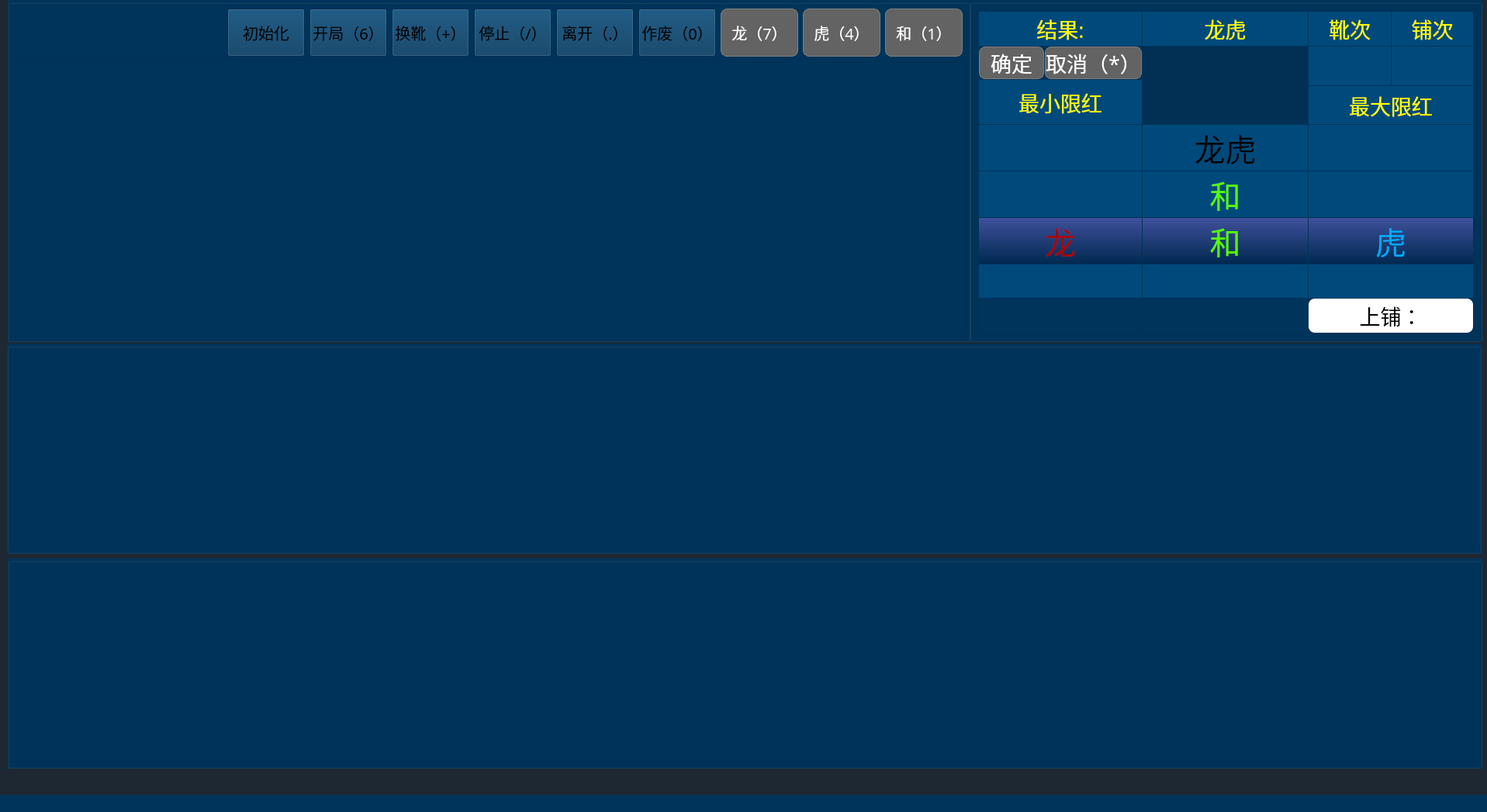
<?xml version="1.0" encoding="UTF-8"?>
<ui version="4.0">
 <class>MainWindow</class>
 <widget class="QMainWindow" name="MainWindow">
  <property name="geometry">
   <rect>
    <x>0</x>
    <y>0</y>
    <width>1917</width>
    <height>1047</height>
   </rect>
  </property>
  <property name="windowTitle">
   <string>MainWindow</string>
  </property>
  <property name="styleSheet">
   <string notr="true">background-color: rgb(0, 52, 91);</string>
  </property>
  <widget class="QWidget" name="centralwidget">
   <property name="styleSheet">
    <string notr="true">background-color: rgb(30, 40, 50);</string>
   </property>
   <widget class="QGroupBox" name="groupBox_3">
    <property name="geometry">
     <rect>
      <x>9</x>
      <y>443</y>
      <width>1901</width>
      <height>271</height>
     </rect>
    </property>
    <property name="styleSheet">
     <string notr="true">background-color: rgb(0, 52, 91);
</string>
    </property>
    <property name="title">
     <string/>
    </property>
    <layout class="QVBoxLayout" name="verticalLayout_4">
     <item>
      <layout class="QGridLayout" name="gridLayout_4">
       <property name="spacing">
        <number>1</number>
       </property>
      </layout>
     </item>
    </layout>
   </widget>
   <widget class="QGroupBox" name="groupBox_4">
    <property name="geometry">
     <rect>
      <x>10</x>
      <y>720</y>
      <width>1901</width>
      <height>271</height>
     </rect>
    </property>
    <property name="styleSheet">
     <string notr="true">background-color: rgb(0, 52, 91);
</string>
    </property>
    <property name="title">
     <string/>
    </property>
    <layout class="QVBoxLayout" name="verticalLayout_5">
     <item>
      <layout class="QGridLayout" name="gridLayout_5">
       <property name="spacing">
        <number>1</number>
       </property>
      </layout>
     </item>
    </layout>
   </widget>
   <widget class="QGroupBox" name="groupBox_2">
    <property name="geometry">
     <rect>
      <x>1250</x>
      <y>0</y>
      <width>661</width>
      <height>441</height>
     </rect>
    </property>
    <property name="styleSheet">
     <string notr="true">background-color: rgb(0, 52, 91);</string>
    </property>
    <property name="title">
     <string/>
    </property>
    <layout class="QVBoxLayout" name="verticalLayout_3">
     <item>
      <layout class="QGridLayout" name="gridLayout">
       <property name="spacing">
        <number>1</number>
       </property>
       <item row="5" column="3">
        <widget class="QLabel" name="label_score_tiger">
         <property name="font">
          <font>
           <family>方正粗黑宋简体</family>
           <pointsize>20</pointsize>
          </font>
         </property>
         <property name="styleSheet">
          <string notr="true">background-color: rgb(0, 74, 123);
color: rgb(255, 255, 255);</string>
         </property>
         <property name="text">
          <string/>
         </property>
         <property name="alignment">
          <set>Qt::AlignCenter</set>
         </property>
        </widget>
       </item>
       <item row="3" column="3">
        <widget class="QLabel" name="label_tieMaxLimit">
         <property name="font">
          <font>
           <family>方正粗黑宋简体</family>
           <pointsize>30</pointsize>
          </font>
         </property>
         <property name="styleSheet">
          <string notr="true">background-color: rgb(0, 74, 123);
color: rgb(255, 255, 255);</string>
         </property>
         <property name="text">
          <string/>
         </property>
         <property name="alignment">
          <set>Qt::AlignCenter</set>
         </property>
        </widget>
       </item>
       <item row="4" column="2">
        <widget class="QLabel" name="label_same_score">
         <property name="font">
          <font>
           <family>方正粗黑宋简体</family>
           <pointsize>30</pointsize>
          </font>
         </property>
         <property name="styleSheet">
          <string notr="true">background-color: qlineargradient(spread:pad, x1:0, y1:1, x2:0, y2:0, stop:0 rgba(0, 41, 80, 255), stop:1 rgba(63, 80, 155, 255));
color: rgb(85, 255, 0);</string>
         </property>
         <property name="text">
          <string>和</string>
         </property>
         <property name="alignment">
          <set>Qt::AlignCenter</set>
         </property>
        </widget>
       </item>
       <item row="2" column="1">
        <widget class="QLabel" name="label_minLimit">
         <property name="minimumSize">
          <size>
           <width>0</width>
           <height>0</height>
          </size>
         </property>
         <property name="font">
          <font>
           <family>方正粗黑宋简体</family>
           <pointsize>30</pointsize>
          </font>
         </property>
         <property name="styleSheet">
          <string notr="true">background-color: rgb(0, 74, 123);
color: rgb(255, 255, 255);</string>
         </property>
         <property name="text">
          <string/>
         </property>
         <property name="alignment">
          <set>Qt::AlignCenter</set>
         </property>
        </widget>
       </item>
       <item row="1" column="1">
        <layout class="QVBoxLayout" name="verticalLayout_9">
         <item>
          <layout class="QHBoxLayout" name="horizontalLayout_16">
           <item>
            <widget class="QPushButton" name="pu_enter">
             <property name="enabled">
              <bool>false</bool>
             </property>
             <property name="font">
              <font>
               <family>方正粗黑宋简体</family>
               <pointsize>20</pointsize>
              </font>
             </property>
             <property name="styleSheet">
              <string notr="true">QPushButton{color: rgb(255, 255, 255);background:rgb(60, 160, 74);border:1px solid grey; border-radius: 8px;}
QPushButton:hover{border-color:rgb(139,170,105)}
QPushButton:pressed{border-color:gray;background-color: rgb(39, 78, 55);}
QPushButton:disabled{border-color:gray;background-color: rgb(99, 99, 99);
}</string>
             </property>
             <property name="text">
              <string>确定</string>
             </property>
            </widget>
           </item>
           <item>
            <widget class="QPushButton" name="pu_cancel">
             <property name="enabled">
              <bool>false</bool>
             </property>
             <property name="font">
              <font>
               <family>方正粗黑宋简体</family>
               <pointsize>20</pointsize>
              </font>
             </property>
             <property name="cursor">
              <cursorShape>ArrowCursor</cursorShape>
             </property>
             <property name="styleSheet">
              <string notr="true">QPushButton{color: rgb(255, 255, 255);background:rgb(60, 160, 74);border:1px solid grey; border-radius: 8px;}
QPushButton:hover{border-color:rgb(139,170,105)}
QPushButton:pressed{border-color:gray;background-color: rgb(39, 78, 55);}
QPushButton:disabled{border-color:gray;background-color: rgb(99, 99, 99);
}</string>
             </property>
             <property name="text">
              <string>取消（*）</string>
             </property>
            </widget>
           </item>
          </layout>
         </item>
         <item>
          <widget class="QLabel" name="label_min_red">
           <property name="minimumSize">
            <size>
             <width>200</width>
             <height>0</height>
            </size>
           </property>
           <property name="maximumSize">
            <size>
             <width>210</width>
             <height>16777215</height>
            </size>
           </property>
           <property name="font">
            <font>
             <family>方正粗黑宋简体</family>
             <pointsize>20</pointsize>
            </font>
           </property>
           <property name="styleSheet">
            <string notr="true">background-color: rgb(0, 74, 123);
color: rgb(255, 255, 0);</string>
           </property>
           <property name="text">
            <string>最小限红</string>
           </property>
           <property name="alignment">
            <set>Qt::AlignCenter</set>
           </property>
          </widget>
         </item>
        </layout>
       </item>
       <item row="6" column="3">
        <widget class="QLabel" name="label_up_pave">
         <property name="minimumSize">
          <size>
           <width>0</width>
           <height>0</height>
          </size>
         </property>
         <property name="font">
          <font>
           <family>方正粗黑宋简体</family>
           <pointsize>20</pointsize>
          </font>
         </property>
         <property name="styleSheet">
          <string notr="true">background-color: rgb(255, 255, 255);
border-radius: 8px;</string>
         </property>
         <property name="text">
          <string>上铺：</string>
         </property>
         <property name="alignment">
          <set>Qt::AlignCenter</set>
         </property>
        </widget>
       </item>
       <item row="4" column="1">
        <widget class="QLabel" name="label_long_score">
         <property name="font">
          <font>
           <family>方正粗黑宋简体</family>
           <pointsize>30</pointsize>
          </font>
         </property>
         <property name="whatsThis">
          <string>&lt;html&gt;&lt;head/&gt;&lt;body&gt;&lt;p&gt;&lt;span style=&quot; color:#aa0000;&quot;&gt;龙&lt;/span&gt;&lt;/p&gt;&lt;/body&gt;&lt;/html&gt;</string>
         </property>
         <property name="styleSheet">
          <string notr="true">background-color: qlineargradient(spread:pad, x1:0, y1:1, x2:0, y2:0, stop:0 rgba(0, 41, 80, 255), stop:1 rgba(63, 80, 155, 255));
color: rgb(170, 0, 0);</string>
         </property>
         <property name="text">
          <string>龙</string>
         </property>
         <property name="alignment">
          <set>Qt::AlignCenter</set>
         </property>
        </widget>
       </item>
       <item row="5" column="1">
        <widget class="QLabel" name="label_score_long">
         <property name="font">
          <font>
           <family>方正粗黑宋简体</family>
           <pointsize>20</pointsize>
          </font>
         </property>
         <property name="styleSheet">
          <string notr="true">background-color: rgb(0, 74, 123);
color: rgb(255, 255, 255);</string>
         </property>
         <property name="text">
          <string/>
         </property>
         <property name="alignment">
          <set>Qt::AlignCenter</set>
         </property>
        </widget>
       </item>
       <item row="3" column="2">
        <widget class="QLabel" name="label_same">
         <property name="font">
          <font>
           <family>方正粗黑宋简体</family>
           <pointsize>30</pointsize>
          </font>
         </property>
         <property name="styleSheet">
          <string notr="true">background-color: rgb(0, 74, 123);
color: rgb(85, 255, 0);</string>
         </property>
         <property name="text">
          <string>和</string>
         </property>
         <property name="alignment">
          <set>Qt::AlignCenter</set>
         </property>
        </widget>
       </item>
       <item row="3" column="1">
        <widget class="QLabel" name="label_tieMinLimit">
         <property name="font">
          <font>
           <family>方正粗黑宋简体</family>
           <pointsize>30</pointsize>
          </font>
         </property>
         <property name="styleSheet">
          <string notr="true">background-color: rgb(0, 74, 123);
color: rgb(255, 255, 255);</string>
         </property>
         <property name="text">
          <string/>
         </property>
         <property name="alignment">
          <set>Qt::AlignCenter</set>
         </property>
        </widget>
       </item>
       <item row="6" column="1">
        <widget class="QLabel" name="label_142">
         <property name="font">
          <font>
           <family>方正粗黑宋简体</family>
           <pointsize>20</pointsize>
          </font>
         </property>
         <property name="styleSheet">
          <string notr="true">border-radius: 8px;
border-image: url(:/result/long_ask_way.png);</string>
         </property>
         <property name="text">
          <string/>
         </property>
         <property name="alignment">
          <set>Qt::AlignCenter</set>
         </property>
        </widget>
       </item>
       <item row="1" column="2">
        <widget class="QLabel" name="label_VIP_level">
         <property name="minimumSize">
          <size>
           <width>210</width>
           <height>100</height>
          </size>
         </property>
         <property name="font">
          <font>
           <family>方正粗黑宋简体</family>
           <pointsize>20</pointsize>
          </font>
         </property>
         <property name="styleSheet">
          <string notr="true">background-color: rgb(2, 48, 84);
color: rgb(255, 255, 0);</string>
         </property>
         <property name="text">
          <string/>
         </property>
         <property name="alignment">
          <set>Qt::AlignCenter</set>
         </property>
        </widget>
       </item>
       <item row="4" column="3">
        <widget class="QLabel" name="label_tiger_score">
         <property name="font">
          <font>
           <family>方正粗黑宋简体</family>
           <pointsize>30</pointsize>
          </font>
         </property>
         <property name="styleSheet">
          <string notr="true">background-color: qlineargradient(spread:pad, x1:0, y1:1, x2:0, y2:0, stop:0 rgba(0, 41, 80, 255), stop:1 rgba(63, 80, 155, 255));
color: rgb(0, 170, 255);</string>
         </property>
         <property name="text">
          <string>虎</string>
         </property>
         <property name="alignment">
          <set>Qt::AlignCenter</set>
         </property>
        </widget>
       </item>
       <item row="2" column="2">
        <widget class="QLabel" name="label_126">
         <property name="minimumSize">
          <size>
           <width>0</width>
           <height>0</height>
          </size>
         </property>
         <property name="font">
          <font>
           <family>方正粗黑宋简体</family>
           <pointsize>30</pointsize>
          </font>
         </property>
         <property name="styleSheet">
          <string notr="true">background-color: rgb(0, 74, 123);</string>
         </property>
         <property name="text">
          <string>龙虎</string>
         </property>
         <property name="alignment">
          <set>Qt::AlignCenter</set>
         </property>
        </widget>
       </item>
       <item row="5" column="2">
        <widget class="QLabel" name="label_score_same">
         <property name="font">
          <font>
           <family>方正粗黑宋简体</family>
           <pointsize>20</pointsize>
          </font>
         </property>
         <property name="styleSheet">
          <string notr="true">background-color: rgb(0, 74, 123);
color: rgb(255, 255, 255);</string>
         </property>
         <property name="text">
          <string/>
         </property>
         <property name="alignment">
          <set>Qt::AlignCenter</set>
         </property>
        </widget>
       </item>
       <item row="6" column="2">
        <widget class="QLabel" name="label_143">
         <property name="minimumSize">
          <size>
           <width>0</width>
           <height>0</height>
          </size>
         </property>
         <property name="font">
          <font>
           <family>方正粗黑宋简体</family>
           <pointsize>20</pointsize>
          </font>
         </property>
         <property name="styleSheet">
          <string notr="true">border-image: url(:/result/tiger_ask_way.png);
border-radius: 8px;</string>
         </property>
         <property name="text">
          <string/>
         </property>
         <property name="alignment">
          <set>Qt::AlignCenter</set>
         </property>
        </widget>
       </item>
       <item row="2" column="3">
        <widget class="QLabel" name="label_maxLimit">
         <property name="font">
          <font>
           <family>方正粗黑宋简体</family>
           <pointsize>30</pointsize>
          </font>
         </property>
         <property name="styleSheet">
          <string notr="true">background-color: rgb(0, 74, 123);
color: rgb(255, 255, 255);</string>
         </property>
         <property name="text">
          <string/>
         </property>
         <property name="alignment">
          <set>Qt::AlignCenter</set>
         </property>
        </widget>
       </item>
       <item row="1" column="3">
        <layout class="QVBoxLayout" name="verticalLayout_10">
         <item>
          <layout class="QHBoxLayout" name="horizontalLayout_17">
           <item>
            <widget class="QLabel" name="label_xues">
             <property name="font">
              <font>
               <family>方正粗黑宋简体</family>
               <pointsize>20</pointsize>
              </font>
             </property>
             <property name="styleSheet">
              <string notr="true">background-color: rgb(0, 74, 123);</string>
             </property>
             <property name="text">
              <string/>
             </property>
             <property name="alignment">
              <set>Qt::AlignCenter</set>
             </property>
            </widget>
           </item>
           <item>
            <widget class="QLabel" name="label_pus">
             <property name="font">
              <font>
               <family>方正粗黑宋简体</family>
               <pointsize>20</pointsize>
              </font>
             </property>
             <property name="styleSheet">
              <string notr="true">background-color: rgb(0, 74, 123);</string>
             </property>
             <property name="text">
              <string/>
             </property>
             <property name="alignment">
              <set>Qt::AlignCenter</set>
             </property>
            </widget>
           </item>
          </layout>
         </item>
         <item>
          <widget class="QLabel" name="label_max_red">
           <property name="minimumSize">
            <size>
             <width>210</width>
             <height>0</height>
            </size>
           </property>
           <property name="font">
            <font>
             <family>方正粗黑宋简体</family>
             <pointsize>20</pointsize>
            </font>
           </property>
           <property name="styleSheet">
            <string notr="true">background-color: rgb(0, 74, 123);
color: rgb(255, 255, 0);</string>
           </property>
           <property name="text">
            <string>最大限红</string>
           </property>
           <property name="alignment">
            <set>Qt::AlignCenter</set>
           </property>
          </widget>
         </item>
        </layout>
       </item>
       <item row="0" column="3">
        <layout class="QHBoxLayout" name="horizontalLayout_19">
         <item>
          <widget class="QLabel" name="label_times_xue">
           <property name="font">
            <font>
             <family>方正粗黑宋简体</family>
             <pointsize>20</pointsize>
            </font>
           </property>
           <property name="styleSheet">
            <string notr="true">background-color: rgb(0, 74, 123);
color: rgb(255, 255, 0);</string>
           </property>
           <property name="text">
            <string>靴次</string>
           </property>
           <property name="alignment">
            <set>Qt::AlignCenter</set>
           </property>
          </widget>
         </item>
         <item>
          <widget class="QLabel" name="label_times_pu">
           <property name="font">
            <font>
             <family>方正粗黑宋简体</family>
             <pointsize>20</pointsize>
            </font>
           </property>
           <property name="styleSheet">
            <string notr="true">background-color: rgb(0, 74, 123);
color: rgb(255, 255, 0);</string>
           </property>
           <property name="text">
            <string>铺次</string>
           </property>
           <property name="alignment">
            <set>Qt::AlignCenter</set>
           </property>
          </widget>
         </item>
        </layout>
       </item>
       <item row="0" column="2">
        <widget class="QLabel" name="label_longTiger">
         <property name="font">
          <font>
           <family>方正粗黑宋简体</family>
           <pointsize>20</pointsize>
          </font>
         </property>
         <property name="styleSheet">
          <string notr="true">background-color: rgb(0, 74, 123);
color: rgb(255, 255, 0);</string>
         </property>
         <property name="text">
          <string>龙虎</string>
         </property>
         <property name="alignment">
          <set>Qt::AlignCenter</set>
         </property>
        </widget>
       </item>
       <item row="0" column="1">
        <widget class="QLabel" name="label_result">
         <property name="font">
          <font>
           <family>方正粗黑宋简体</family>
           <pointsize>20</pointsize>
          </font>
         </property>
         <property name="styleSheet">
          <string notr="true">background-color: rgb(0, 74, 123);
color: rgb(255, 255, 0);</string>
         </property>
         <property name="text">
          <string>结果:</string>
         </property>
         <property name="alignment">
          <set>Qt::AlignCenter</set>
         </property>
        </widget>
       </item>
      </layout>
     </item>
    </layout>
   </widget>
   <widget class="QWidget" name="layoutWidget">
    <property name="geometry">
     <rect>
      <x>10</x>
      <y>0</y>
      <width>1241</width>
      <height>441</height>
     </rect>
    </property>
    <layout class="QVBoxLayout" name="verticalLayout">
     <item>
      <widget class="QGroupBox" name="groupBox">
       <property name="styleSheet">
        <string notr="true">background-color: rgb(0, 52, 91);</string>
       </property>
       <property name="title">
        <string/>
       </property>
       <widget class="QWidget" name="layoutWidget">
        <property name="geometry">
         <rect>
          <x>10</x>
          <y>80</y>
          <width>1221</width>
          <height>351</height>
         </rect>
        </property>
        <layout class="QGridLayout" name="gridLayout_2">
         <property name="spacing">
          <number>1</number>
         </property>
        </layout>
       </widget>
       <widget class="QWidget" name="layoutWidget">
        <property name="geometry">
         <rect>
          <x>10</x>
          <y>10</y>
          <width>1221</width>
          <height>64</height>
         </rect>
        </property>
        <layout class="QHBoxLayout" name="horizontalLayout">
         <property name="sizeConstraint">
          <enum>QLayout::SetMinimumSize</enum>
         </property>
         <property name="topMargin">
          <number>0</number>
         </property>
         <item>
          <spacer name="horizontalSpacer">
           <property name="orientation">
            <enum>Qt::Horizontal</enum>
           </property>
           <property name="sizeHint" stdset="0">
            <size>
             <width>40</width>
             <height>20</height>
            </size>
           </property>
          </spacer>
         </item>
         <item>
          <widget class="QPushButton" name="pu_init">
           <property name="enabled">
            <bool>false</bool>
           </property>
           <property name="minimumSize">
            <size>
             <width>100</width>
             <height>62</height>
            </size>
           </property>
           <property name="font">
            <font>
             <family>方正粗黑宋简体</family>
             <pointsize>15</pointsize>
            </font>
           </property>
           <property name="styleSheet">
            <string notr="true">QPushButton{color: rgb(0, 0, 0);background-image: url(:/result/pu_yellow.png);}
QPushButton:pressed{border-color:gray;background-image: url(:/result/pu_yellow_an.png);
}
QPushButton:disabled{border-color:gray;background-image: url(:/result/pu_yellow_an.png);
}</string>
           </property>
           <property name="text">
            <string>初始化</string>
           </property>
          </widget>
         </item>
         <item>
          <widget class="QPushButton" name="pu_start">
           <property name="enabled">
            <bool>false</bool>
           </property>
           <property name="minimumSize">
            <size>
             <width>100</width>
             <height>62</height>
            </size>
           </property>
           <property name="font">
            <font>
             <family>方正粗黑宋简体</family>
             <pointsize>15</pointsize>
            </font>
           </property>
           <property name="acceptDrops">
            <bool>true</bool>
           </property>
           <property name="styleSheet">
            <string notr="true">QPushButton{color: rgb(0, 0, 0);background-image: url(:/result/pu_yellow.png);}
QPushButton:pressed{border-color:gray;background-image: url(:/result/pu_yellow_an.png);
}
QPushButton:disabled{border-color:gray;background-image: url(:/result/pu_yellow_an.png);
}</string>
           </property>
           <property name="text">
            <string>开局（6）</string>
           </property>
          </widget>
         </item>
         <item>
          <widget class="QPushButton" name="pu_changeXue">
           <property name="enabled">
            <bool>false</bool>
           </property>
           <property name="minimumSize">
            <size>
             <width>100</width>
             <height>62</height>
            </size>
           </property>
           <property name="font">
            <font>
             <family>方正粗黑宋简体</family>
             <pointsize>15</pointsize>
            </font>
           </property>
           <property name="styleSheet">
            <string notr="true">QPushButton{color: rgb(0, 0, 0);background-image: url(:/result/pu_yellow.png);}
QPushButton:pressed{border-color:gray;background-image: url(:/result/pu_yellow_an.png);
}
QPushButton:disabled{border-color:gray;background-image: url(:/result/pu_yellow_an.png);
}</string>
           </property>
           <property name="text">
            <string>换靴（+）</string>
           </property>
          </widget>
         </item>
         <item>
          <widget class="QPushButton" name="pu_stop">
           <property name="enabled">
            <bool>false</bool>
           </property>
           <property name="minimumSize">
            <size>
             <width>100</width>
             <height>62</height>
            </size>
           </property>
           <property name="font">
            <font>
             <family>方正粗黑宋简体</family>
             <pointsize>15</pointsize>
            </font>
           </property>
           <property name="styleSheet">
            <string notr="true">QPushButton{color: rgb(0, 0, 0);background-image: url(:/result/pu_yellow.png);}
QPushButton:pressed{border-color:gray;background-image: url(:/result/pu_yellow_an.png);
}
QPushButton:disabled{border-color:gray;background-image: url(:/result/pu_yellow_an.png);
}</string>
           </property>
           <property name="text">
            <string>停止（/）</string>
           </property>
          </widget>
         </item>
         <item>
          <widget class="QPushButton" name="pu_leave">
           <property name="enabled">
            <bool>false</bool>
           </property>
           <property name="minimumSize">
            <size>
             <width>100</width>
             <height>62</height>
            </size>
           </property>
           <property name="font">
            <font>
             <family>方正粗黑宋简体</family>
             <pointsize>15</pointsize>
            </font>
           </property>
           <property name="styleSheet">
            <string notr="true">QPushButton{color: rgb(0, 0, 0);background-image: url(:/result/pu_yellow.png);}
QPushButton:pressed{border-color:gray;background-image: url(:/result/pu_yellow_an.png);
}
QPushButton:disabled{border-color:gray;background-image: url(:/result/pu_yellow_an.png);
}</string>
           </property>
           <property name="text">
            <string>离开（.）</string>
           </property>
          </widget>
         </item>
         <item>
          <widget class="QPushButton" name="pu_useless">
           <property name="enabled">
            <bool>false</bool>
           </property>
           <property name="minimumSize">
            <size>
             <width>100</width>
             <height>62</height>
            </size>
           </property>
           <property name="font">
            <font>
             <family>方正粗黑宋简体</family>
             <pointsize>15</pointsize>
            </font>
           </property>
           <property name="styleSheet">
            <string notr="true">QPushButton{color: rgb(0, 0, 0);background-image: url(:/result/pu_yellow.png);}
QPushButton:pressed{border-color:gray;background-image: url(:/result/pu_yellow_an.png);
}
QPushButton:disabled{border-color:gray;background-image: url(:/result/pu_yellow_an.png);
}</string>
           </property>
           <property name="text">
            <string>作废（0）</string>
           </property>
          </widget>
         </item>
         <item>
          <widget class="QPushButton" name="pu_long">
           <property name="enabled">
            <bool>false</bool>
           </property>
           <property name="minimumSize">
            <size>
             <width>100</width>
             <height>62</height>
            </size>
           </property>
           <property name="font">
            <font>
             <family>方正粗黑宋简体</family>
             <pointsize>15</pointsize>
            </font>
           </property>
           <property name="styleSheet">
            <string notr="true">QPushButton{color: rgb(255, 255, 255);background:rgb(180, 45, 55);border:1px solid grey; border-radius: 8px;}
QPushButton:hover{border-color:rgb(139,170,105)}
QPushButton:pressed{border-color:gray;background-color: rgb(114, 58, 62);}
QPushButton:disabled{border-color:gray;background-color: rgb(99, 99, 99);
}</string>
           </property>
           <property name="text">
            <string>龙（7）</string>
           </property>
          </widget>
         </item>
         <item>
          <widget class="QPushButton" name="pu_tiger">
           <property name="enabled">
            <bool>false</bool>
           </property>
           <property name="minimumSize">
            <size>
             <width>100</width>
             <height>62</height>
            </size>
           </property>
           <property name="palette">
            <palette>
             <active>
              <colorrole role="WindowText">
               <brush brushstyle="SolidPattern">
                <color alpha="255">
                 <red>255</red>
                 <green>255</green>
                 <blue>255</blue>
                </color>
               </brush>
              </colorrole>
              <colorrole role="Button">
               <brush brushstyle="SolidPattern">
                <color alpha="255">
                 <red>50</red>
                 <green>73</green>
                 <blue>138</blue>
                </color>
               </brush>
              </colorrole>
              <colorrole role="Text">
               <brush brushstyle="SolidPattern">
                <color alpha="255">
                 <red>255</red>
                 <green>255</green>
                 <blue>255</blue>
                </color>
               </brush>
              </colorrole>
              <colorrole role="ButtonText">
               <brush brushstyle="SolidPattern">
                <color alpha="255">
                 <red>255</red>
                 <green>255</green>
                 <blue>255</blue>
                </color>
               </brush>
              </colorrole>
              <colorrole role="Base">
               <brush brushstyle="SolidPattern">
                <color alpha="255">
                 <red>50</red>
                 <green>73</green>
                 <blue>138</blue>
                </color>
               </brush>
              </colorrole>
              <colorrole role="Window">
               <brush brushstyle="SolidPattern">
                <color alpha="255">
                 <red>50</red>
                 <green>73</green>
                 <blue>138</blue>
                </color>
               </brush>
              </colorrole>
              <colorrole role="PlaceholderText">
               <brush brushstyle="NoBrush">
                <color alpha="128">
                 <red>255</red>
                 <green>255</green>
                 <blue>255</blue>
                </color>
               </brush>
              </colorrole>
             </active>
             <inactive>
              <colorrole role="WindowText">
               <brush brushstyle="SolidPattern">
                <color alpha="255">
                 <red>255</red>
                 <green>255</green>
                 <blue>255</blue>
                </color>
               </brush>
              </colorrole>
              <colorrole role="Button">
               <brush brushstyle="SolidPattern">
                <color alpha="255">
                 <red>50</red>
                 <green>73</green>
                 <blue>138</blue>
                </color>
               </brush>
              </colorrole>
              <colorrole role="Text">
               <brush brushstyle="SolidPattern">
                <color alpha="255">
                 <red>255</red>
                 <green>255</green>
                 <blue>255</blue>
                </color>
               </brush>
              </colorrole>
              <colorrole role="ButtonText">
               <brush brushstyle="SolidPattern">
                <color alpha="255">
                 <red>255</red>
                 <green>255</green>
                 <blue>255</blue>
                </color>
               </brush>
              </colorrole>
              <colorrole role="Base">
               <brush brushstyle="SolidPattern">
                <color alpha="255">
                 <red>50</red>
                 <green>73</green>
                 <blue>138</blue>
                </color>
               </brush>
              </colorrole>
              <colorrole role="Window">
               <brush brushstyle="SolidPattern">
                <color alpha="255">
                 <red>50</red>
                 <green>73</green>
                 <blue>138</blue>
                </color>
               </brush>
              </colorrole>
              <colorrole role="PlaceholderText">
               <brush brushstyle="NoBrush">
                <color alpha="128">
                 <red>255</red>
                 <green>255</green>
                 <blue>255</blue>
                </color>
               </brush>
              </colorrole>
             </inactive>
             <disabled>
              <colorrole role="WindowText">
               <brush brushstyle="SolidPattern">
                <color alpha="255">
                 <red>255</red>
                 <green>255</green>
                 <blue>255</blue>
                </color>
               </brush>
              </colorrole>
              <colorrole role="Button">
               <brush brushstyle="SolidPattern">
                <color alpha="255">
                 <red>99</red>
                 <green>99</green>
                 <blue>99</blue>
                </color>
               </brush>
              </colorrole>
              <colorrole role="Text">
               <brush brushstyle="SolidPattern">
                <color alpha="255">
                 <red>255</red>
                 <green>255</green>
                 <blue>255</blue>
                </color>
               </brush>
              </colorrole>
              <colorrole role="ButtonText">
               <brush brushstyle="SolidPattern">
                <color alpha="255">
                 <red>255</red>
                 <green>255</green>
                 <blue>255</blue>
                </color>
               </brush>
              </colorrole>
              <colorrole role="Base">
               <brush brushstyle="SolidPattern">
                <color alpha="255">
                 <red>99</red>
                 <green>99</green>
                 <blue>99</blue>
                </color>
               </brush>
              </colorrole>
              <colorrole role="Window">
               <brush brushstyle="SolidPattern">
                <color alpha="255">
                 <red>99</red>
                 <green>99</green>
                 <blue>99</blue>
                </color>
               </brush>
              </colorrole>
              <colorrole role="PlaceholderText">
               <brush brushstyle="NoBrush">
                <color alpha="128">
                 <red>255</red>
                 <green>255</green>
                 <blue>255</blue>
                </color>
               </brush>
              </colorrole>
             </disabled>
            </palette>
           </property>
           <property name="font">
            <font>
             <family>方正粗黑宋简体</family>
             <pointsize>15</pointsize>
            </font>
           </property>
           <property name="styleSheet">
            <string notr="true">QPushButton{color: rgb(255, 255, 255);background:rgb(50, 73, 138);border:1px solid grey; border-radius: 8px;}
QPushButton:hover{border-color:rgb(139,170,105)}
QPushButton:pressed{border-color:gray;background-color:rgb(54, 65, 97);}
QPushButton:disabled{border-color:gray;background-color: rgb(99, 99, 99);
}</string>
           </property>
           <property name="text">
            <string>虎（4）</string>
           </property>
          </widget>
         </item>
         <item>
          <widget class="QPushButton" name="pu_same">
           <property name="enabled">
            <bool>false</bool>
           </property>
           <property name="minimumSize">
            <size>
             <width>100</width>
             <height>62</height>
            </size>
           </property>
           <property name="font">
            <font>
             <family>方正粗黑宋简体</family>
             <pointsize>15</pointsize>
            </font>
           </property>
           <property name="styleSheet">
            <string notr="true">QPushButton{color: rgb(255, 255, 255);background:rgb(60, 160, 74);border:1px solid grey; border-radius: 8px;}
QPushButton:hover{border-color:rgb(139,170,105)}
QPushButton:pressed{border-color:gray;background-color: rgb(39, 78, 55);}
QPushButton:disabled{border-color:gray;background-color: rgb(99, 99, 99);
}</string>
           </property>
           <property name="text">
            <string>和（1）</string>
           </property>
          </widget>
         </item>
        </layout>
       </widget>
      </widget>
     </item>
    </layout>
   </widget>
   <widget class="QLabel" name="label_count_down">
    <property name="geometry">
     <rect>
      <x>263</x>
      <y>449</y>
      <width>1521</width>
      <height>251</height>
     </rect>
    </property>
    <property name="font">
     <font>
      <family>方正粗黑宋简体</family>
      <pointsize>200</pointsize>
     </font>
    </property>
    <property name="styleSheet">
     <string notr="true">background-color: transparent;</string>
    </property>
    <property name="text">
     <string/>
    </property>
    <property name="alignment">
     <set>Qt::AlignCenter</set>
    </property>
   </widget>
  </widget>
  <widget class="QMenuBar" name="menubar">
   <property name="geometry">
    <rect>
     <x>0</x>
     <y>0</y>
     <width>1917</width>
     <height>23</height>
    </rect>
   </property>
  </widget>
  <widget class="QStatusBar" name="statusbar"/>
 </widget>
 <resources/>
 <connections/>
</ui>
